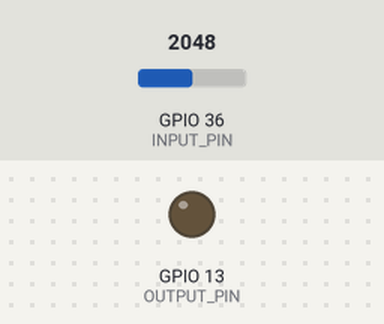
Bench run of a sketch on a simulated ESP32. Shown: output pins drawn as LEDs (lit = HIGH). The test bench sets the inputs (shaded band); at power-on: GPIO 36 (INPUT_PIN) = 2048. Nothing arrives over Bluetooth unless stated; a phone connects over Bluetooth LE 3 s after start; what the sketch prints to the serial monitor is not drawn.

Above: at 4.8 s.
6.9 s: GPIO 36 (INPUT_PIN) set to 1228
At 8.37 s:
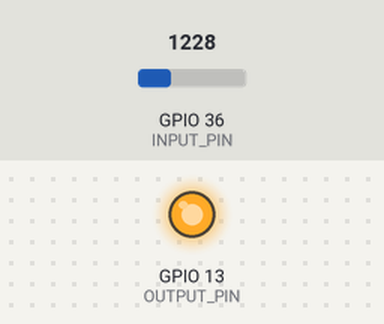
9.8 s: GPIO 36 (INPUT_PIN) set to 491
Timing chart, 0 to 18.7 s (numbered marks = the images above; inputs shaded):
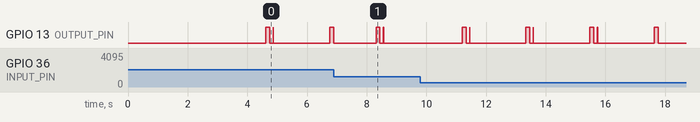

The sketch:

BLEHeartRateDetection.ino
```cpp
// (licence header left out)
/*
    Based on Neil Kolban example for IDF:
   https://github.com/nkolban/esp32-snippets/blob/master/cpp_utils/tests/BLE%20Tests/SampleNotify.cpp
   Ported to Arduino ESP32 by Evandro Copercini updated by chegewara
   Create a BLE server that, once we receive a connection, will send periodic notifications.
   A connect hander associated with the server starts a background task that performs notification
   every couple of seconds.
*/

// Modificado por Juan A. Villalpando
// http://kio4.com/arduino/160i_Wemos_ESP32_BLE.htm

#include <BLEDevice.h>
#include <BLEServer.h>
#include <BLEUtils.h>
#include <BLE2902.h>
#include <math.h>
#include <CircularBuffer.h>

#define SAMPLE_RATE 125
#define BAUD_RATE 115200
#define INPUT_PIN 36
#define OUTPUT_PIN 13
#define DATA_LENGTH 16

int avg = 0;
int data_index = 0;
bool peak = false;
int reading = 0;
float BPM = 0.0;
bool IgnoreReading = false;
bool FirstPulseDetected = false;
unsigned long FirstPulseTime = 0;
unsigned long SecondPulseTime = 0;
unsigned long PulseInterval = 0;
CircularBuffer<int,30> buffer;

BLEServer* pServer = NULL;
BLECharacteristic* pCharacteristic = NULL;
bool deviceConnected = false;
bool oldDeviceConnected = false;
uint32_t value = 0;

// See the following for generating UUIDs:
// https://www.uuidgenerator.net/

#define SERVICE_UUID        "180D"
#define CHARACTERISTIC_UUID "2A37"


class MyServerCallbacks: public BLEServerCallbacks {
    void onConnect(BLEServer* pServer) {
      deviceConnected = true;
    };

    void onDisconnect(BLEServer* pServer) {
      deviceConnected = false;
    }
};

void setup() {
  Serial.begin(115200);

  pinMode(INPUT_PIN, INPUT);
  pinMode(OUTPUT_PIN, OUTPUT);

  // Create the BLE Device
  BLEDevice::init("MyESP32");

  // Create the BLE Server
  pServer = BLEDevice::createServer();
  pServer->setCallbacks(new MyServerCallbacks());

  // Create the BLE Service
  BLEService *pService = pServer->createService(SERVICE_UUID);

  // Create a BLE Characteristic
  pCharacteristic = pService->createCharacteristic(
                      CHARACTERISTIC_UUID,
                      BLECharacteristic::PROPERTY_READ   |
                      BLECharacteristic::PROPERTY_WRITE  |
                      BLECharacteristic::PROPERTY_NOTIFY |
                      BLECharacteristic::PROPERTY_INDICATE
                    );

  // https://www.bluetooth.com/specifications/gatt/viewer?
  // attributeXmlFile=org.bluetooth.descriptor.gatt.client_characteristic_configuration.xml
  // Create a BLE Descriptor
  pCharacteristic->addDescriptor(new BLE2902());

  // Start the service
  pService->start();

  // Start advertising
  BLEAdvertising *pAdvertising = BLEDevice::getAdvertising();
  pAdvertising->addServiceUUID(SERVICE_UUID);
  pAdvertising->setScanResponse(false);
  pAdvertising->setMinPreferred(0x0);  // set value to 0x00 to not advertise this parameter
  BLEDevice::startAdvertising();
  Serial.println("Waiting a client connection to notify...");
}

void loop() {
    // notify changed value
    if (deviceConnected) {

//        delay(500); // bluetooth stack will go into congestion, if too many packets are sent.
    static unsigned long past = 0;
    unsigned long present = micros();
    unsigned long interval = present - past;
    past = present;

  // Run timer
  static long timer = 0;
  timer -= interval;

  // Sample
  if(timer < 0){
    timer += 1000000 / SAMPLE_RATE;
    // Sample and Nomalize input data (-1 to 1)
    float sensor_value = analogRead(INPUT_PIN);
    float signal = ECGFilter(sensor_value)/512;
    // Get peak
    peak = Getpeak(signal);
    // Print sensor_value and peak
    // Blink LED on peak
    digitalWrite(OUTPUT_PIN, peak);

    if(peak && IgnoreReading == false){
        if(FirstPulseDetected == false){
          FirstPulseTime = millis();
          FirstPulseDetected = true;
        }
        else{
          SecondPulseTime = millis();
          PulseInterval = SecondPulseTime - FirstPulseTime;
          buffer.unshift(PulseInterval);
          FirstPulseTime = SecondPulseTime;
        }
        IgnoreReading = true;
      }
      if(!peak){
        IgnoreReading = false;
      }
      if (buffer.isFull()){
        for(int i = 0 ;i < buffer.size(); i++){
          avg+=buffer[i];
        }
        BPM = (1.0/avg) * 60.0 * 1000 * buffer.size();
        avg = 0;
        buffer.pop();
        if (BPM < 240){
          Serial.print("BPM ");
          Serial.println(BPM);
          // pCharacteristic->setValue((uint8_t*)&value, 4);
          String alea = (String) BPM; // Lo convierte en String.
          pCharacteristic->setValue(alea.c_str()); // Pone el numero aleatorio
          pCharacteristic->notify();
          Serial.flush();
        }
      }
  }
    }
    // disconnecting
    if (!deviceConnected && oldDeviceConnected) {
        delay(500); // give the bluetooth stack the chance to get things ready
        pServer->startAdvertising(); // restart advertising
        Serial.println("start advertising");
        oldDeviceConnected = deviceConnected;
    }
    // connecting
    if (deviceConnected && !oldDeviceConnected) {
        // do stuff here on connecting
        oldDeviceConnected = deviceConnected;
    }

}
bool Getpeak(float new_sample) {
  // Buffers for data, mean, and standard deviation
  static float data_buffer[DATA_LENGTH];
  static float mean_buffer[DATA_LENGTH];
  static float standard_deviation_buffer[DATA_LENGTH];

  // Check for peak
  if (new_sample - mean_buffer[data_index] > (DATA_LENGTH/2) * standard_deviation_buffer[data_index]) {
    data_buffer[data_index] = new_sample + data_buffer[data_index];
    peak = true;
  } else {
    data_buffer[data_index] = new_sample;
    peak = false;
  }

  // Calculate mean
  float sum = 0.0, mean, standard_deviation = 0.0;
  for (int i = 0; i < DATA_LENGTH; ++i){
    sum += data_buffer[(data_index + i) % DATA_LENGTH];
  }
  mean = sum/DATA_LENGTH;

  // Calculate standard deviation
  for (int i = 0; i < DATA_LENGTH; ++i){
    standard_deviation += pow(data_buffer[(i) % DATA_LENGTH] - mean, 2);
  }

  // Update mean buffer
  mean_buffer[data_index] = mean;

  // Update standard deviation buffer
  standard_deviation_buffer[data_index] =  sqrt(standard_deviation/DATA_LENGTH);

  // Update data_index
  data_index = (data_index+1)%DATA_LENGTH;

  // Return peak
  return peak;
}

// Band-Pass Butterworth IIR digital filter, generated using filter_gen.py.
// Sampling rate: 125.0 Hz, frequency: [0.5, 44.5] Hz.
// Filter is order 4, implemented as second-order sections (biquads).
// Reference:
// https://docs.scipy.org/doc/scipy/reference/generated/scipy.signal.butter.html
// https://courses.ideate.cmu.edu/16-223/f2020/Arduino/FilterDemos/filter_gen.py
float ECGFilter(float input)
{
  float output = input;
  {
    static float z1, z2; // filter section state
    float x = output - 0.70682283*z1 - 0.15621030*z2;
    output = 0.28064917*x + 0.56129834*z1 + 0.28064917*z2;
    z2 = z1;
    z1 = x;
  }
  {
    static float z1, z2; // filter section state
    float x = output - 0.95028224*z1 - 0.54073140*z2;
    output = 1.00000000*x + 2.00000000*z1 + 1.00000000*z2;
    z2 = z1;
    z1 = x;
  }
  {
    static float z1, z2; // filter section state
    float x = output - -1.95360385*z1 - 0.95423412*z2;
    output = 1.00000000*x + -2.00000000*z1 + 1.00000000*z2;
    z2 = z1;
    z1 = x;
  }
  {
    static float z1, z2; // filter section state
    float x = output - -1.98048558*z1 - 0.98111344*z2;
    output = 1.00000000*x + -2.00000000*z1 + 1.00000000*z2;
    z2 = z1;
    z1 = x;
  }
  return output;
}
```

Measured:
- by itself, GPIO 13 (OUTPUT_PIN): repeats every 2.1 s: LOW 0.12 s, HIGH 0.01 s, LOW 1.9 s, HIGH 0.13 s
